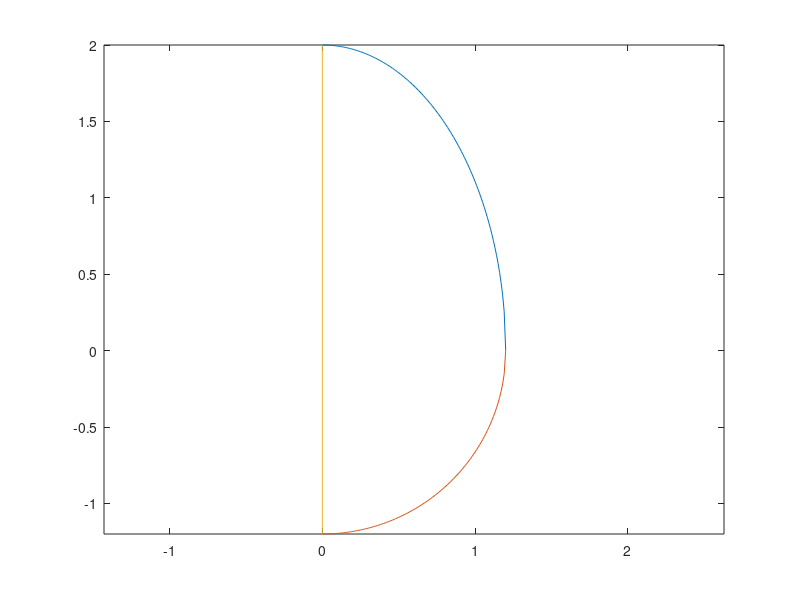

MATLAB code to generate this figure: (Note: this script raises an error after producing the figure.)
%Kyle O'Connor
%
%4/12/2016
%
%

home;
clear all;
clc;

x_num = 0:.01:1.2;
yt_num = sqrt(4-((4*x_num.^2)/1.44));
yb_num = -sqrt(1.44-x_num.^2);
plot(x_num,yt_num,x_num,yb_num)
hold on;
plot([0 0],[-1.2 2])
axis equal
areat = sum(MyTrap(yt_num,x_num));
areab = sum(MyTrap(yb_num,x_num));
areatotal = abs(areat) + abs(areab);
x_bar = (1/(areatotal))*sum(MyTrap(x_num.*(yt_num-yb_num),x_num))
y_bar = (1/(2*areatotal))*sum(MyTrap((yt_num.^2-yb_num.^2),x_num))
hold on;
plot(x_bar,y_bar,'r*')
-sqrt(1.44-x_num.^2)